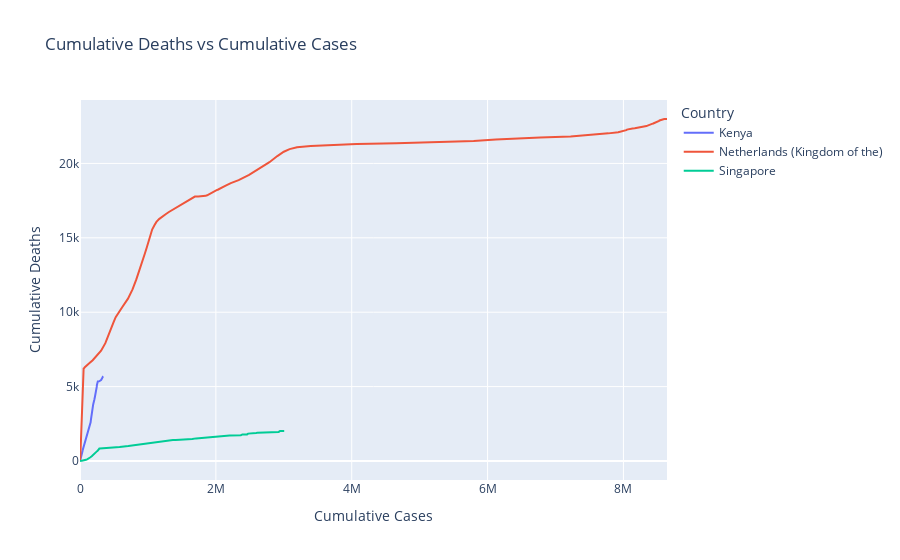

Notebook cell for this chart:
### Markdown cell above
## 2- Make a line plot showing the cumulative_deaths vs cumulative_cases for 3 countries using `plotly` (7.5 points)

### Code cell
!pip install plotly
import pandas as pd
import plotly.express as px

df = pd.read_csv("./WHO_COVID19_cases.csv")
countries = ['Kenya', 'Netherlands (Kingdom of the)', 'Singapore']  # Ensure these names match those in your dataset

filtered_df = df[df['Country'].isin(countries)].copy()
print(filtered_df[['Country', 'Cumulative_cases', 'Cumulative_deaths']].head())

# Create a line plot using Plotly
fig = px.line(
    filtered_df,
    x='Cumulative_cases',
    y='Cumulative_deaths',
    color='Country',
    title='Cumulative Deaths vs Cumulative Cases',
    labels={
        'Cumulative_cases': 'Cumulative Cases',
        'Cumulative_deaths': 'Cumulative Deaths'
    }
)

fig.show()

### Figure 1 — Plotly figure (JSON) as saved in the notebook; plotly's stock layout.template omitted (floating-point values rounded to 4 significant figures; data arrays with more than 128 entries replaced by an {"elided": "..."} marker saying what was removed)
{"data": [{"hovertemplate": "Country=Kenya<br>Cumulative Cases=%{x}<br>Cumulative Deaths=%{y}<extra></extra>", "legendgroup": "Kenya", "line": {"color": "#636efa", "dash": "solid"}, "marker": {"symbol": "circle"}, "mode": "lines", "name": "Kenya", "orientation": "v", "showlegend": true, "type": "scatter", "x": {"elided": "244 int values"}, "xaxis": "x", "y": {"elided": "244 int values"}, "yaxis": "y"}, {"hovertemplate": "Country=Netherlands (Kingdom of the)<br>Cumulative Cases=%{x}<br>Cumulative Deaths=%{y}<extra></extra>", "legendgroup": "Netherlands (Kingdom of the)", "line": {"color": "#EF553B", "dash": "solid"}, "marker": {"symbol": "circle"}, "mode": "lines", "name": "Netherlands (Kingdom of the)", "orientation": "v", "showlegend": true, "type": "scatter", "x": {"elided": "244 int values"}, "xaxis": "x", "y": {"elided": "244 int values"}, "yaxis": "y"}, {"hovertemplate": "Country=Singapore<br>Cumulative Cases=%{x}<br>Cumulative Deaths=%{y}<extra></extra>", "legendgroup": "Singapore", "line": {"color": "#00cc96", "dash": "solid"}, "marker": {"symbol": "circle"}, "mode": "lines", "name": "Singapore", "orientation": "v", "showlegend": true, "type": "scatter", "x": {"elided": "244 int values"}, "xaxis": "x", "y": {"elided": "244 int values"}, "yaxis": "y"}], "layout": {"legend": {"title": {"text": "Country"}, "tracegroupgap": 0}, "title": {"text": "Cumulative Deaths vs Cumulative Cases"}, "xaxis": {"anchor": "y", "domain": [0, 1], "title": {"text": "Cumulative Cases"}}, "yaxis": {"anchor": "x", "domain": [0, 1], "title": {"text": "Cumulative Deaths"}}}}
